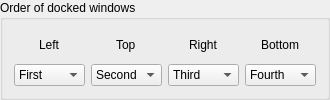
        <widget class="QGroupBox" name="groupBox_16">
         <property name="toolTip">
          <string>&lt;html&gt;&lt;head/&gt;&lt;body&gt;&lt;p&gt;hv - short name&lt;/p&gt;&lt;/body&gt;&lt;/html&gt;</string>
         </property>
         <property name="title">
          <string>Order of docked windows</string>
         </property>
         <property name="flat">
          <bool>true</bool>
         </property>
         <layout class="QGridLayout" name="gridLayout_16">
          <item row="0" column="0" alignment="Qt::AlignmentFlag::AlignHCenter">
           <widget class="QLabel" name="label_17">
            <property name="toolTip">
             <string>&lt;html&gt;&lt;head/&gt;&lt;body&gt;&lt;p&gt;hv - short name&lt;/p&gt;&lt;/body&gt;&lt;/html&gt;</string>
            </property>
            <property name="text">
             <string>Left</string>
            </property>
           </widget>
          </item>
          <item row="0" column="2" alignment="Qt::AlignmentFlag::AlignHCenter">
           <widget class="QLabel" name="label_29">
            <property name="toolTip">
             <string>&lt;html&gt;&lt;head/&gt;&lt;body&gt;&lt;p&gt;hv - short name&lt;/p&gt;&lt;/body&gt;&lt;/html&gt;</string>
            </property>
            <property name="text">
             <string>Right</string>
            </property>
           </widget>
          </item>
          <item row="0" column="1" alignment="Qt::AlignmentFlag::AlignHCenter">
           <widget class="QLabel" name="label_18">
            <property name="toolTip">
             <string>&lt;html&gt;&lt;head/&gt;&lt;body&gt;&lt;p&gt;hv - short name&lt;/p&gt;&lt;/body&gt;&lt;/html&gt;</string>
            </property>
            <property name="text">
             <string>Top</string>
            </property>
           </widget>
          </item>
          <item row="1" column="0">
           <widget class="QComboBox" name="kcfg_dockOrderLeft">
            <property name="focusPolicy">
             <enum>Qt::FocusPolicy::ClickFocus</enum>
            </property>
            <property name="toolTip">
             <string>&lt;html&gt;&lt;head/&gt;&lt;body&gt;&lt;p&gt;hv - short name&lt;/p&gt;&lt;/body&gt;&lt;/html&gt;</string>
            </property>
            <property name="currentIndex">
             <number>1</number>
            </property>
            <item>
             <property name="text">
              <string>Off</string>
             </property>
            </item>
            <item>
             <property name="text">
              <string>First</string>
             </property>
            </item>
            <item>
             <property name="text">
              <string>Second</string>
             </property>
            </item>
            <item>
             <property name="text">
              <string>Third</string>
             </property>
            </item>
            <item>
             <property name="text">
              <string>Fourth</string>
             </property>
            </item>
           </widget>
          </item>
          <item row="0" column="3" alignment="Qt::AlignmentFlag::AlignHCenter">
           <widget class="QLabel" name="label_30">
            <property name="toolTip">
             <string>&lt;html&gt;&lt;head/&gt;&lt;body&gt;&lt;p&gt;hv - short name&lt;/p&gt;&lt;/body&gt;&lt;/html&gt;</string>
            </property>
            <property name="text">
             <string>Bottom</string>
            </property>
           </widget>
          </item>
          <item row="1" column="1">
           <widget class="QComboBox" name="kcfg_dockOrderTop">
            <property name="focusPolicy">
             <enum>Qt::FocusPolicy::ClickFocus</enum>
            </property>
            <property name="toolTip">
             <string>&lt;html&gt;&lt;head/&gt;&lt;body&gt;&lt;p&gt;hv - short name&lt;/p&gt;&lt;/body&gt;&lt;/html&gt;</string>
            </property>
            <property name="currentIndex">
             <number>2</number>
            </property>
            <item>
             <property name="text">
              <string>Off</string>
             </property>
            </item>
            <item>
             <property name="text">
              <string>First</string>
             </property>
            </item>
            <item>
             <property name="text">
              <string>Second</string>
             </property>
            </item>
            <item>
             <property name="text">
              <string>Third</string>
             </property>
            </item>
            <item>
             <property name="text">
              <string>Fourth</string>
             </property>
            </item>
           </widget>
          </item>
          <item row="1" column="2">
           <widget class="QComboBox" name="kcfg_dockOrderRight">
            <property name="focusPolicy">
             <enum>Qt::FocusPolicy::ClickFocus</enum>
            </property>
            <property name="toolTip">
             <string>&lt;html&gt;&lt;head/&gt;&lt;body&gt;&lt;p&gt;hv - short name&lt;/p&gt;&lt;/body&gt;&lt;/html&gt;</string>
            </property>
            <property name="layoutDirection">
             <enum>Qt::LayoutDirection::LeftToRight</enum>
            </property>
            <property name="currentIndex">
             <number>3</number>
            </property>
            <item>
             <property name="text">
              <string>Off</string>
             </property>
            </item>
            <item>
             <property name="text">
              <string>First</string>
             </property>
            </item>
            <item>
             <property name="text">
              <string>Second</string>
             </property>
            </item>
            <item>
             <property name="text">
              <string>Third</string>
             </property>
            </item>
            <item>
             <property name="text">
              <string>Fourth</string>
             </property>
            </item>
           </widget>
          </item>
          <item row="1" column="3">
           <widget class="QComboBox" name="kcfg_dockOrderBottom">
            <property name="focusPolicy">
             <enum>Qt::FocusPolicy::ClickFocus</enum>
            </property>
            <property name="toolTip">
             <string>&lt;html&gt;&lt;head/&gt;&lt;body&gt;&lt;p&gt;hv - short name&lt;/p&gt;&lt;/body&gt;&lt;/html&gt;</string>
            </property>
            <property name="currentIndex">
             <number>4</number>
            </property>
            <item>
             <property name="text">
              <string>Off</string>
             </property>
            </item>
            <item>
             <property name="text">
              <string>First</string>
             </property>
            </item>
            <item>
             <property name="text">
              <string>Second</string>
             </property>
            </item>
            <item>
             <property name="text">
              <string>Third</string>
             </property>
            </item>
            <item>
             <property name="text">
              <string>Fourth</string>
             </property>
            </item>
           </widget>
          </item>
         </layout>
        </widget>
